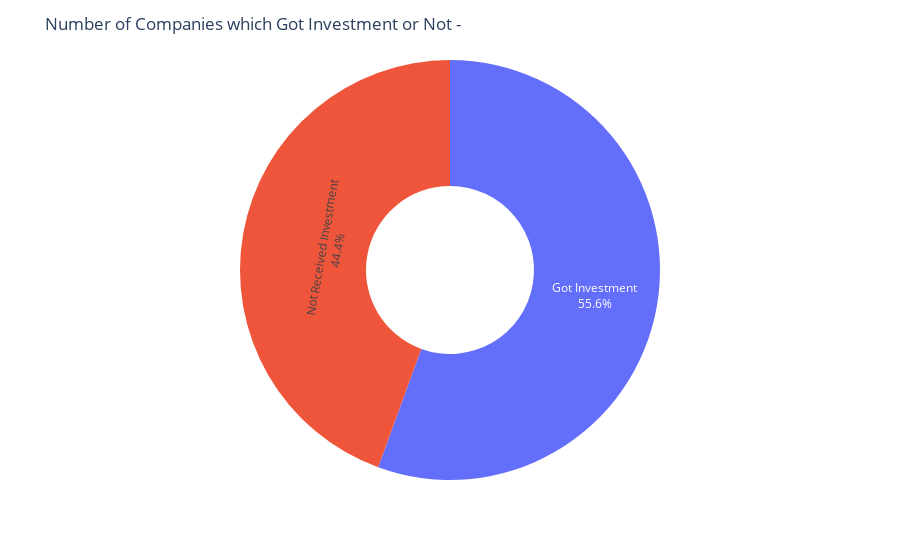

Here is the notebook cell this chart was saved with:
### Markdown cell above
# **Percentage of companies which received investment ?**

### Code cell
got_in = df[df['deal_amount'] > 0.0].shape[0]
not_in = df[df['deal_amount'] == 0.0].shape[0]

labels = ["Got Investment", "Not Received Investment"]
values = [got_in, not_in]

fig = px.pie(values=values, names=labels, hole=0.4)
fig.update_traces(textposition='inside', textinfo='percent+label')

fig.update_layout(title="Number of Companies which Got Investment or Not -",
                  showlegend=False)

fig.show()

### Figure 1 — Plotly figure (JSON) as saved in the notebook; plotly's stock layout.template omitted (floating-point values rounded to 4 significant figures)
{"data": [{"domain": {"x": [0, 1], "y": [0, 1]}, "hole": 0.4, "hovertemplate": "label=%{label}<br>value=%{value}<extra></extra>", "labels": ["Got Investment", "Not Received Investment"], "legendgroup": "", "name": "", "showlegend": true, "textinfo": "percent+label", "textposition": "inside", "type": "pie", "values": [65, 52]}], "layout": {"legend": {"tracegroupgap": 0}, "margin": {"t": 60}, "showlegend": false, "title": {"text": "Number of Companies which Got Investment or Not -"}}}
